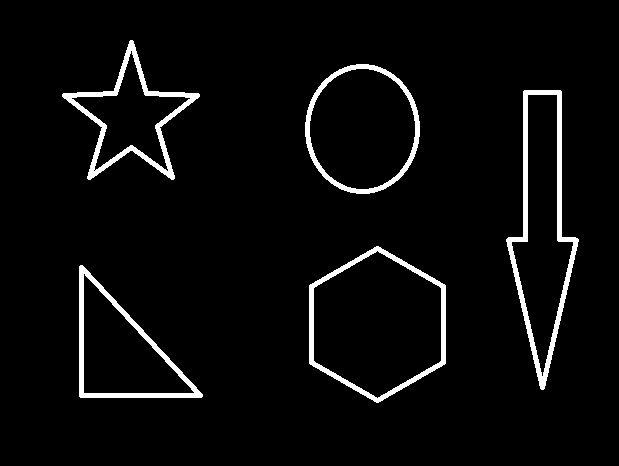
#> input picture 资料/contours.png, 619 x 466 px, found by its file name
$ jupyter execute '4.图像轮廓&轮廓特征.ipynb'
#> lines starting #> are read from the running program, lines starting #| are printed output that depends on the picture; after the words box and inside, x2 and y2 are one past the last pixel; in counts of white or black regions, pixels touching at a corner belong together
[cell 1]
import cv2 as cv
import matplotlib.pyplot as plt
import imutils

[cell 2]
def show(img):
    plt.figure(dpi=150)
    plt.imshow(imutils.opencv2matplotlib(img))
    plt.xticks([]),plt.yticks([])
    plt.show()

[cell 3]
#为了方便检测，采用二值图像进行分析
img=cv.imread('/Users/lixuecheng/Downloads/OpenCV/代码+资料/第2-7章notebook课件/图像操作/contours.png')
#> img is the input picture: shape (466, 619, 3); 4.2% white; 5 white regions, box (x1, y1, x2, y2) and area: (506, 90, 579, 390) 3301, (62, 40, 200, 180) 2541, (309, 246, 446, 403) 2264, (79, 265, 203, 398) 2101, (305, 64, 420, 194) 1846
gray=cv.cvtColor(img,cv.COLOR_BGR2GRAY)
#> gray: shape (466, 619); 4.2% white; 5 white regions
ret,thresh=cv.threshold(gray,127,255,cv.THRESH_BINARY)
show(thresh)

[cell 4]
#binary得到的结果就是二值之后的结果，contours是一些轮廓点,hierarchy代表的是层级
contours,hierarchy=cv.findContours(thresh,cv.RETR_TREE,cv.CHAIN_APPROX_NONE)
#> contours = 11 contours, 1 with area under 20; largest, box (x1, y1, x2, y2) and area: (309, 246, 446, 403) 15986, (313, 250, 442, 399) 14136, (305, 64, 420, 194) 11560, (506, 90, 579, 390) 11396, (309, 68, 416, 190) 10048

[cell 5]
#绘制轮廓
draw_img=thresh.copy()
#-1代表画出所有轮廓，（0，0，255）代表BGR，2代表线条宽度,ig就是原图，contours代表轮廓是什么
res=cv.drawContours(img,contours,-1,(255,0,0),2)
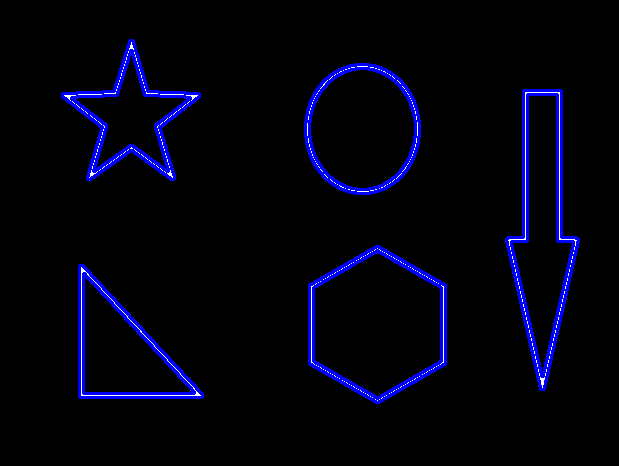
#> res: shape (466, 619, 3); mean B, G, R 15.7, 1.7, 1.7
show(res)

[cell 6]
titles=['Origin','result']
images=[thresh,res]
for i in range(2):
    plt.subplot(1,2,i+1),plt.title(titles[i]),plt.imshow(imutils.opencv2matplotlib(images[i]))
    plt.xticks([]),plt.yticks([])
plt.show()
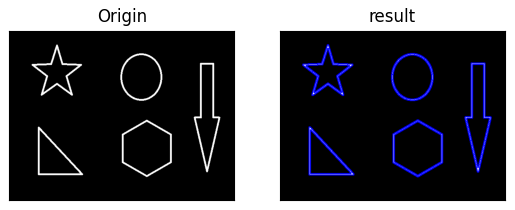
#> figure drawn by matplotlib, 2 panels

[cell 7]
#面积函数countarea(),事先需要把contours[0]索引出来
cnt=contours[0]
#> cnt = contour of 387 points, box (x1, y1, x2, y2) (79, 265, 203, 398), area 8500
area=cv.contourArea(cnt)
#> area = 8500.5
area
#> Out = 8500.5

[cell 8]
#计算周长archlength(src，true/false)，true代表是一个闭合的轮廓，flase是闭合的轮廓
cnt_lenght=cv.arcLength(cnt,True)
#> cnt_lenght = 437.9
cnt_lenght
#> Out = 437.9
